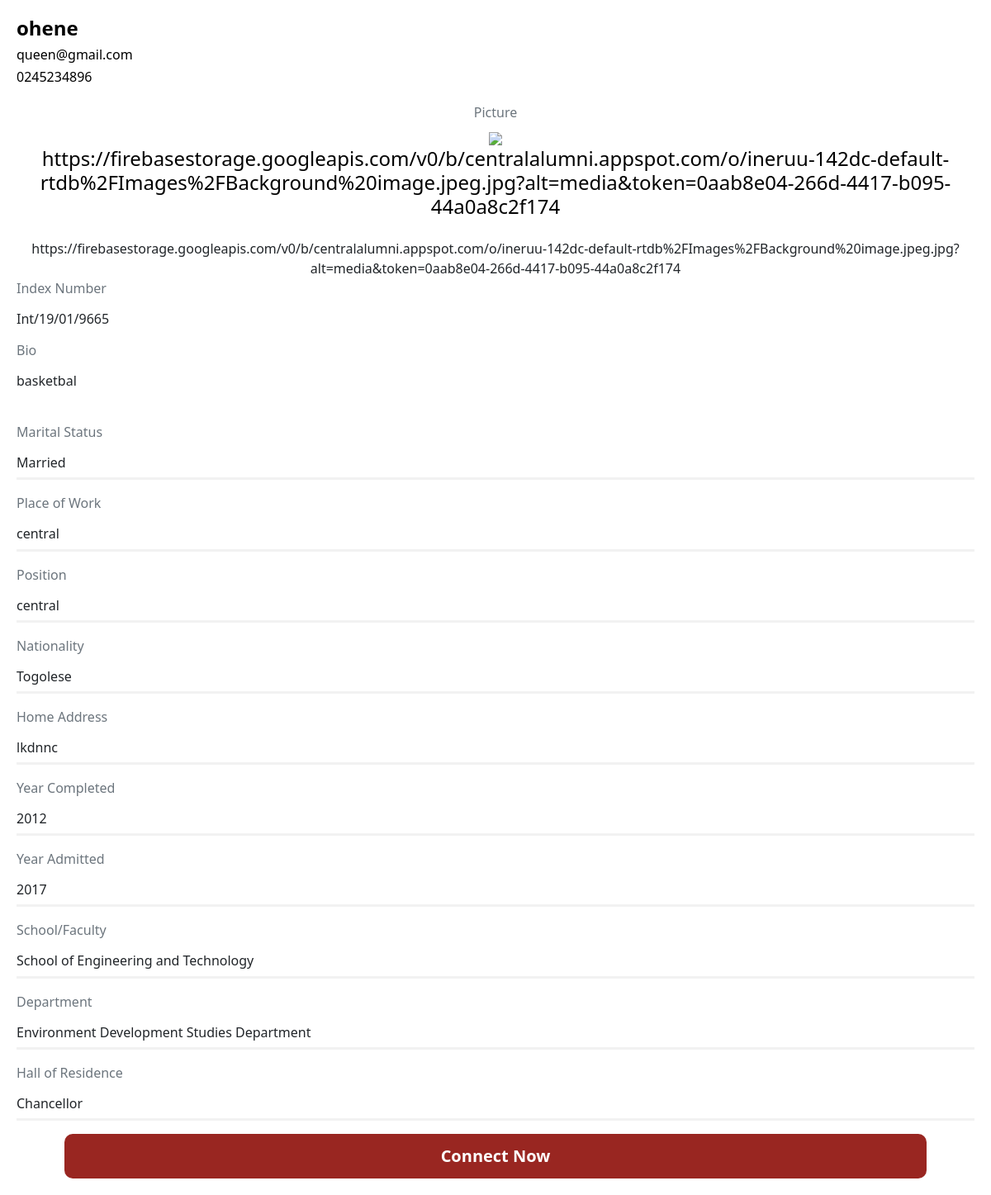
The app's page /userdisplay/1 (signed in), older data.
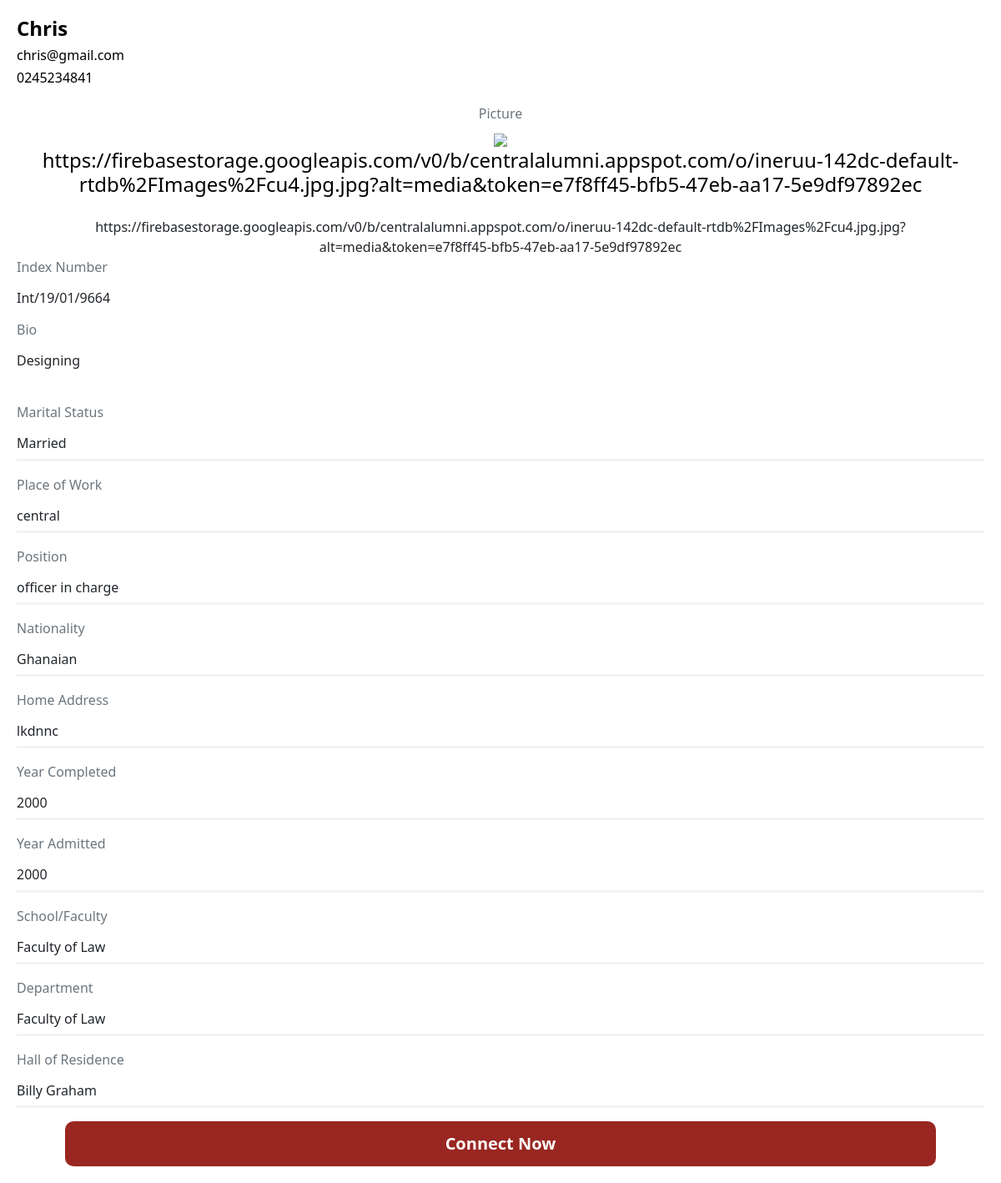
The same page, newer data.
### app.py (models this page shows, shortened)
class User(db.Model,UserMixin):
    id= db.Column(db.Integer, primary_key=True)
    fullname= db.Column(db.String()  )
    indexnumber= db.Column(db.Integer())
    gender= db.Column(db.String()    )
    school= db.Column(db.String()    )
    department= db.Column(db.String()    )
    program= db.Column(db.String()   )
    completed= db.Column(db.Integer()     )
    admitted= db.Column(db.Integer()  )
    email= db.Column(db.String()     )
    telephone= db.Column(db.String()     )
    hall= db.Column(db.String()  )
    nationality= db.Column(db.String()   )
    address= db.Column(db.String()   )
    work= db.Column(db.String()  )
    guardian= db.Column(db.String()  )
    kin= db.Column(db.String()   )
    relationship= db.Column(db.String()  )
    marital= db.Column(db.String()   )
    health= db.Column(db.String()    )
    extra= db.Column(db.String()     )
    image_file = db.Column(db.String(20))

### app.py (the view)
@app.route('/userdisplay/<int:userid>', methods=['GET', 'POST'])
@login_required
def userdisplay(userid):
    profile=User.query.get_or_404(userid)
    print(current_user)
    return render_template("userdisplay.html",current_user=current_user, profile=profile, title="list")

### app.py (called while the page is built)
@login_manager.user_loader
def load_user(user_id):
    return Person.query.get(int(user_id))

@app.context_processor
def base():
    form=Search()
    return dict(form=form)

    def __repr__(self):
        return f"Person('{self.id}', {self.name}', {self.yearCompleted})"

### templates/userdisplay.html (shortened to what the changed rows need)
<!doctype html>
<html lang="en">
  <head>
    <link rel="stylesheet" type="text/css" href="{{ url_for('static', filename='css/newstyle.css')}}">
    <link href="https://unpkg.com/aos@2.3.1/dist/aos.css" rel="stylesheet">
    <link href='https://unpkg.com/boxicons@2.1.2/css/boxicons.min.css' rel='stylesheet'>
    <link href="https://cdn.jsdelivr.net/npm/bootstrap@5.2.1/dist/css/bootstrap.min.css" rel="stylesheet">
  </head>
  <body>
    <div container style="align-items: left;">
      <div style="background: #fff; border-radius: 5px; padding: 20px;">
        <div class="top">
          <h4><b> {{profile.fullname}}</b></h4>
        </div>
        <div class="down" style=" display: flex; grid-gap: 2px; justify-content: space-between; ">
          <h6 style="color: black;"> {{profile.email}}</h6>
        </div>
        <div class="down" style=" display: flex; grid-gap: 2px; justify-content: space-between;  ">
          <h6 style="color: black;"> {{profile.telephone}}</h6>
        </div>
        <div class="info" style="margin-top: 2vh; text-align: center;">
          <div>
             <div class="info-more">
      <div class="row">
          <div class="col">
            <h6 class="text-muted">Picture </h6>
            <img style="width: 100%; margin-bottom: 10px; margin: auto;" src="{{profile.image_file}}">
            <h4 style="color: black; margin-bottom: 0;">{{profile.image_file}}</h4>
          </div>
      </div>
    </div>
            {% if profile.image_file %}
            {{profile.image_file}}
            {% else %}
            <img src="static/img/memoji.png" alt="" style="width: 50%; background: #992621; border-radius: 50%;" >
            {% endif %}
            <p style="text-align: left;" class="text-muted">Index Number</p>
            <h6 style="text-align: left;"> {{profile.indexnumber}}</h6>
          </div>
          <div class="info-details" style=" margin-top: 2vh;">
            <p style="text-align: left;">
              <p style="text-align: left;" class="text-muted">Bio</p>
              <h6 style="text-align: left;"> {{profile.extra}}</h6>
                     </p>
          </div>
          <br>
            <div class="user-profile-text" style="border-bottom: 3px solid #f2f2f2;">
                <div>
                  <p style="text-align: left;" class="text-muted">Marital Status</p>
                  <h6 style="text-align: left;"> {{profile.marital}}</h6>
                </div>
            </div>
            <div class="user-profile-text" style="border-bottom: 3px solid #f2f2f2;">
              <div>
                <p style="text-align: left;" class="text-muted">Place of Work</p>
                <h6 style="text-align: left;"> {{profile.work}}</h6>
              </div>
          </div>
          <div class="user-profile-text" style="border-bottom: 3px solid #f2f2f2;">
            <div>
              <p style="text-align: left;" class="text-muted">Position</p>
              <h6 style="text-align: left;"> {{profile.guardian}}</h6>
            </div>
        </div>
        <div class="user-profile-text" style="border-bottom: 3px solid #f2f2f2;">
          <div>
            <p style="text-align: left;" class="text-muted">Nationality</p>
            <h6 style="text-align: left;"> {{profile.nationality}}</h6>
          </div>
      </div>
  <div class="user-profile-text" style="border-bottom: 3px solid #f2f2f2;">
    <div>
      <p style="text-align: left;" class="text-muted">Home Address</p>
      <h6 style="text-align: left;"> {{profile.address}}</h6>
    </div>
</div>
<div class="user-profile-text" style="border-bottom: 3px solid #f2f2f2;">
  <div>
    <p style="text-align: left;" class="text-muted">Year Completed</p>
    <h6 style="text-align: left;"> {{profile.completed}}</h6>
  </div>
</div>
<div class="user-profile-text" style="border-bottom: 3px solid #f2f2f2;">
  <div>
    <p style="text-align: left;" class="text-muted">Year Admitted</p>
    <h6 style="text-align: left;"> {{profile.admitted}}</h6>
  </div>
</div>
<div class="user-profile-text" style="border-bottom: 3px solid #f2f2f2;">
  <div>
    <p style="text-align: left;" class="text-muted">School/Faculty</p>
    <h6 style="text-align: left;"> {{profile.school}}</h6>
  </div>
</div>
<div class="user-profile-text" style="border-bottom: 3px solid #f2f2f2;">
  <div>
    <p style="text-align: left;" class="text-muted">Department</p>
    <h6 style="text-align: left;"> {{profile.department}}</h6>
  </div>
</div>
<div class="user-profile-text" style="border-bottom: 3px solid #f2f2f2;">
  <div>
    <p style="text-align: left;" class="text-muted">Hall of Residence</p>
    <h6 style="text-align: left;"> {{profile.hall}}</h6>
  </div>
</div>
          <div class="position-sticky">
            <button type="button" class="btn btn-lg" data-toggle="modal" data-target=".bd-example-modal-sm" style="width: 90%; background: #992621; color: #fff; padding: 12px 20px; font-weight: 300; border: none; border-radius: 10px; font-weight: bold;">Connect Now</button>
          </div>
      </div>
    </div>
    </div>
</body>
</html>

Row changes from the older to the newer data that the page shows:
changed User "Married": fullname "ohene" → "Chris"; email "queen@gmail.com" → "chris@gmail.com"; telephone "0245234896" → "0245234841"; image_file "https://firebasestorage.googleapis.com/v0/b/centralalumni.appspot.com/o/ineruu-142dc-default-rtdb%2FImages%2FBackground%20image.jpeg.jpg?alt=media&token=0aab8e04-266d-4417-b095-44a0a8c2f174" → "https://firebasestorage.googleapis.com/v0/b/centralalumni.appspot.com/o/ineruu-142dc-default-rtdb%2FImages%2Fcu4.jpg.jpg?alt=media&token=e7f8ff45-bfb5-47eb-aa17-5e9df97892ec"; indexnumber "Int/19/01/9665" → "Int/19/01/9664"; extra "basketbal" → "Designing"; guardian "central" → "officer in charge"; nationality "Togolese" → "Ghanaian"; completed "2012" → "2000"; admitted "2017" → "2000"; school "School of Engineering and Technology" → "Faculty of Law"; department "Environment Development Studies Department" → "Faculty of Law"; hall "Chancellor" → "Billy Graham"
